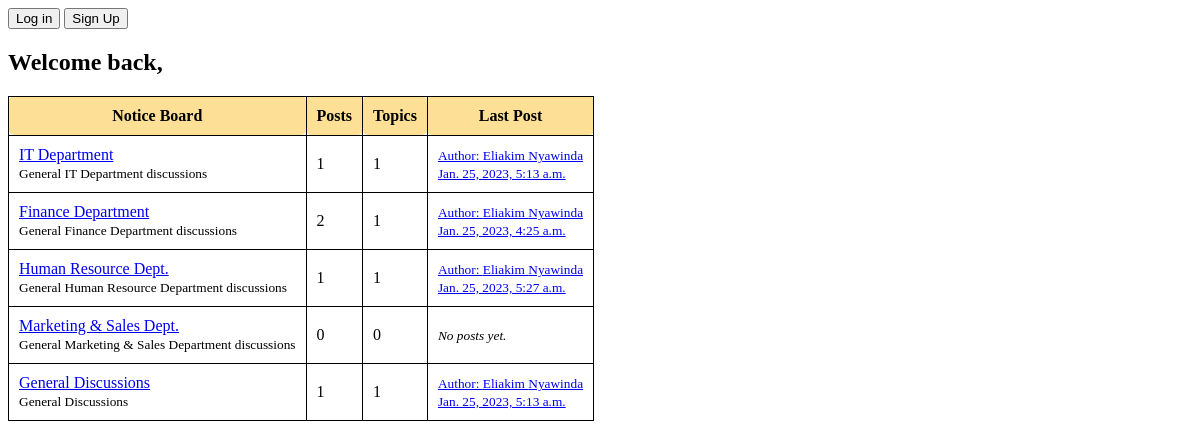
The page / on the database its author committed.
### boards/models.py (models this page shows, shortened)
class Board(models.Model):
    name = models.CharField(max_length=30, unique=True)
    description = models.CharField(max_length=100)
    def get_posts_count(self):
        return Post.objects.filter(topic__board=self).count()
    def get_last_post(self):
        return Post.objects.filter(topic__board=self).order_by('-created_at').first()

class Post(models.Model):
    message = models.TextField(max_length=4000)
    topic = models.ForeignKey(Topic, related_name='posts', on_delete=models.CASCADE)
    created_at = models.DateTimeField(auto_now_add=True)
    updated_at = models.DateTimeField(null=True)
    created_by = models.ForeignKey(User, related_name='posts', on_delete=models.CASCADE)
    updated_by = models.ForeignKey(User, null=True, related_name='+', on_delete=models.CASCADE)

### boards/views.py (the view)
# urls.py: 2. Add a URL to urlpatterns:  path('', views.home, name='home')
def home(request):
    boards = Board.objects.all()
    return render(request, 'home.html', {'boards': boards})

### templates/home.html (shortened to what this page needs)
{% extends 'base.html' %}
{% block content %}
  <table>
    <h2>Welcome back, {{user.first_name}}</h2>
    <thead>
      <tr>
        <th>Notice Board</th>
        <th>Posts</th>
        <th>Topics</th>
        <th>Last Post</th>
      </tr>
    </thead>
    <tbody>
      {% for board in boards %}
        <tr>
          <td>
            <a href="{% url 'board_topics' board.pk %}">{{ board.name }}</a> <br>
            <small>{{ board.description }}</small>
          </td>
          <td>
            {{ board.get_posts_count }}
          </td>
          <td>
            {{ board.topics.count }}
          </td>
          <td>
            {% with post=board.get_last_post %}
            {% if post %}
              <small>
                <a href="{% url 'topic_posts' board.pk post.topic.pk %}">
                  Author: {{ post.created_by.first_name }} {{ post.created_by.last_name }} <br> {{ post.created_at }}
                </a>
              </small>
              {% else %}
              <small class="text-muted">
                <em>No posts yet.</em>
              </small>
            {% endif %}
            {% endwith %}
          </td>
        </tr>
      {% endfor %}
    </tbody>
  </table>
{% endblock %}

### templates/base.html (shortened to what this page needs)
{% load static %}
<!DOCTYPE html>
<html>
<head>
  <link rel="stylesheet" href="https://cdnjs.cloudflare.com/ajax/libs/simple-line-icons/2.4.1/css/simple-line-icons.css" />
  <link rel="stylesheet" href="{% static 'css/index.css' %}">
</head>
<body>
  {% block body %}
  <div>
      {% if user.is_authenticated %}
      <div>
        <h2>Company Message Boards</h2>
        <a href="{% url 'my_account' %}"><button>My account</button></a>
        <a href="#"><button>Change password</button></a>
        <a href="{% url 'logout' %}"><button>Log out</button></a>
      {% else %}
      <a href="{% url 'login' %}"><button>Log in</button></a>
      <a href="{% url 'signup' %}"><button>Sign Up</button></a>
      {% endif %}
    </div>
    <article>
      <div>
        {% block content %}
        {% endblock %}
      </div>
      {% endblock body %}
    </article>
</body>
</html>

### static/css/index.css (style rules this page uses)
table, th, td { border: 1px solid black; border-collapse: collapse; border-radius: 5px; }
th, td { padding: 10px; }
th { background-color: #FDDF95; }

### rows shown on the page
Board: name "IT Department", description "General IT Department discussions", get_posts_count "1", topics.count "1", get_last_post.created_by.first_name "Eliakim", get_last_post.created_by.last_name "Nyawinda", get_last_post.created_at "Jan. 25, 2023, 5:13 a.m."
Board: name "Finance Department", description "General Finance Department discussions", get_posts_count "2", topics.count "1", get_last_post.created_by.first_name "Eliakim", get_last_post.created_by.last_name "Nyawinda", get_last_post.created_at "Jan. 25, 2023, 4:25 a.m."
Board: name "Human Resource Dept.", description "General Human Resource Department discussions", get_posts_count "1", topics.count "1", get_last_post.created_by.first_name "Eliakim", get_last_post.created_by.last_name "Nyawinda", get_last_post.created_at "Jan. 25, 2023, 5:27 a.m."
Board: name "Marketing & Sales Dept.", description "General Marketing & Sales Department discussions", get_posts_count "0", topics.count "0", shows "No posts yet."
Board: name "General Discussions", description "General Discussions", get_posts_count "1", topics.count "1", get_last_post.created_by.first_name "Eliakim", get_last_post.created_by.last_name "Nyawinda", get_last_post.created_at "Jan. 25, 2023, 5:13 a.m."
